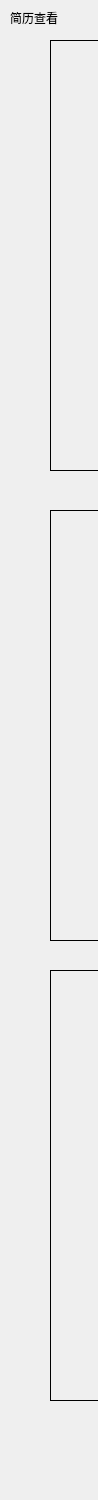
                <widget class="QWidget" name="scrollAreaWidgetContents_15">
                 <property name="geometry">
                  <rect>
                   <x>0</x>
                   <y>0</y>
                   <width>98</width>
                   <height>1500</height>
                  </rect>
                 </property>
                 <property name="minimumSize">
                  <size>
                   <width>0</width>
                   <height>1500</height>
                  </size>
                 </property>
                 <widget class="QLabel" name="label_103">
                  <property name="geometry">
                   <rect>
                    <x>10</x>
                    <y>10</y>
                    <width>61</width>
                    <height>16</height>
                   </rect>
                  </property>
                  <property name="text">
                   <string>简历查看</string>
                  </property>
                 </widget>
                 <widget class="QLabel" name="label_resume1">
                  <property name="geometry">
                   <rect>
                    <x>50</x>
                    <y>40</y>
                    <width>361</width>
                    <height>431</height>
                   </rect>
                  </property>
                  <property name="frameShape">
                   <enum>QFrame::Box</enum>
                  </property>
                  <property name="text">
                   <string/>
                  </property>
                  <property name="scaledContents">
                   <bool>true</bool>
                  </property>
                 </widget>
                 <widget class="QLabel" name="label_resume2">
                  <property name="geometry">
                   <rect>
                    <x>50</x>
                    <y>510</y>
                    <width>361</width>
                    <height>431</height>
                   </rect>
                  </property>
                  <property name="frameShape">
                   <enum>QFrame::Box</enum>
                  </property>
                  <property name="text">
                   <string/>
                  </property>
                  <property name="scaledContents">
                   <bool>true</bool>
                  </property>
                 </widget>
                 <widget class="QLabel" name="label_resume3">
                  <property name="geometry">
                   <rect>
                    <x>50</x>
                    <y>970</y>
                    <width>361</width>
                    <height>431</height>
                   </rect>
                  </property>
                  <property name="frameShape">
                   <enum>QFrame::Box</enum>
                  </property>
                  <property name="text">
                   <string/>
                  </property>
                  <property name="scaledContents">
                   <bool>true</bool>
                  </property>
                 </widget>
                </widget>
